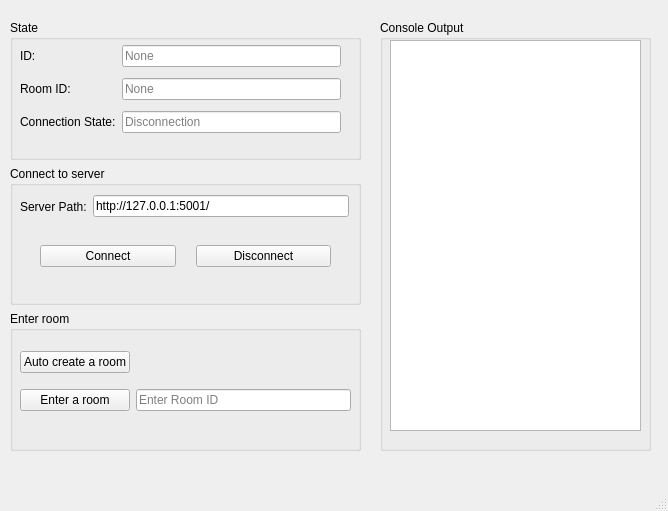
<?xml version="1.0" encoding="UTF-8"?>
<ui version="4.0">
 <class>MainWindow</class>
 <widget class="QMainWindow" name="MainWindow">
  <property name="geometry">
   <rect>
    <x>0</x>
    <y>0</y>
    <width>668</width>
    <height>511</height>
   </rect>
  </property>
  <property name="windowTitle">
   <string>MainWindow</string>
  </property>
  <widget class="QWidget" name="centralwidget">
   <widget class="QWidget" name="verticalLayoutWidget">
    <property name="geometry">
     <rect>
      <x>10</x>
      <y>20</y>
      <width>351</width>
      <height>431</height>
     </rect>
    </property>
    <layout class="QVBoxLayout" name="verticalLayout">
     <item>
      <widget class="QGroupBox" name="groupBox_3">
       <property name="title">
        <string>State</string>
       </property>
       <widget class="QWidget" name="gridLayoutWidget">
        <property name="geometry">
         <rect>
          <x>10</x>
          <y>20</y>
          <width>321</width>
          <height>101</height>
         </rect>
        </property>
        <layout class="QGridLayout" name="gridLayout">
         <item row="2" column="2">
          <widget class="QLineEdit" name="roomStr">
           <property name="text">
            <string/>
           </property>
           <property name="readOnly">
            <bool>true</bool>
           </property>
           <property name="placeholderText">
            <string>None</string>
           </property>
          </widget>
         </item>
         <item row="3" column="0">
          <widget class="QLabel" name="label_5">
           <property name="text">
            <string>Connection State:</string>
           </property>
          </widget>
         </item>
         <item row="1" column="2">
          <widget class="QLineEdit" name="idStr">
           <property name="text">
            <string/>
           </property>
           <property name="readOnly">
            <bool>true</bool>
           </property>
           <property name="placeholderText">
            <string>None</string>
           </property>
          </widget>
         </item>
         <item row="2" column="0">
          <widget class="QLabel" name="label_4">
           <property name="text">
            <string>Room ID: </string>
           </property>
          </widget>
         </item>
         <item row="1" column="0">
          <widget class="QLabel" name="label_3">
           <property name="text">
            <string>ID: </string>
           </property>
          </widget>
         </item>
         <item row="3" column="2">
          <widget class="QLineEdit" name="connectFlag">
           <property name="text">
            <string/>
           </property>
           <property name="readOnly">
            <bool>true</bool>
           </property>
           <property name="placeholderText">
            <string>Disconnection</string>
           </property>
          </widget>
         </item>
        </layout>
       </widget>
      </widget>
     </item>
     <item>
      <widget class="QGroupBox" name="groupBox">
       <property name="title">
        <string>Connect to server</string>
       </property>
       <widget class="QWidget" name="horizontalLayoutWidget">
        <property name="geometry">
         <rect>
          <x>10</x>
          <y>20</y>
          <width>329</width>
          <height>41</height>
         </rect>
        </property>
        <layout class="QHBoxLayout" name="horizontalLayout">
         <item>
          <widget class="QLabel" name="label">
           <property name="text">
            <string>Server Path:</string>
           </property>
          </widget>
         </item>
         <item>
          <widget class="QLineEdit" name="serverPathStr">
           <property name="text">
            <string>http://127.0.0.1:5001/</string>
           </property>
          </widget>
         </item>
        </layout>
       </widget>
       <widget class="QWidget" name="horizontalLayoutWidget_2">
        <property name="geometry">
         <rect>
          <x>10</x>
          <y>70</y>
          <width>331</width>
          <height>41</height>
         </rect>
        </property>
        <layout class="QHBoxLayout" name="horizontalLayout_2">
         <property name="spacing">
          <number>20</number>
         </property>
         <property name="leftMargin">
          <number>20</number>
         </property>
         <property name="rightMargin">
          <number>20</number>
         </property>
         <item>
          <widget class="QPushButton" name="connectButton">
           <property name="text">
            <string>Connect</string>
           </property>
          </widget>
         </item>
         <item>
          <widget class="QPushButton" name="disconnectButton">
           <property name="text">
            <string>Disconnect</string>
           </property>
          </widget>
         </item>
        </layout>
       </widget>
      </widget>
     </item>
     <item>
      <widget class="QGroupBox" name="groupBox_2">
       <property name="title">
        <string>Enter room</string>
       </property>
       <widget class="QWidget" name="gridLayoutWidget_2">
        <property name="geometry">
         <rect>
          <x>10</x>
          <y>30</y>
          <width>331</width>
          <height>80</height>
         </rect>
        </property>
        <layout class="QGridLayout" name="gridLayout_2">
         <item row="1" column="1">
          <widget class="QLineEdit" name="roomIDEntry">
           <property name="inputMask">
            <string/>
           </property>
           <property name="text">
            <string/>
           </property>
           <property name="placeholderText">
            <string>Enter Room ID</string>
           </property>
          </widget>
         </item>
         <item row="1" column="0">
          <widget class="QPushButton" name="enterRoomButton">
           <property name="text">
            <string>Enter a room</string>
           </property>
          </widget>
         </item>
         <item row="0" column="0">
          <widget class="QPushButton" name="autoCreateRoomButton">
           <property name="text">
            <string>Auto create a room</string>
           </property>
          </widget>
         </item>
        </layout>
       </widget>
      </widget>
     </item>
    </layout>
   </widget>
   <widget class="QGroupBox" name="groupBox_4">
    <property name="geometry">
     <rect>
      <x>380</x>
      <y>20</y>
      <width>271</width>
      <height>431</height>
     </rect>
    </property>
    <property name="title">
     <string>Console Output</string>
    </property>
    <widget class="QPlainTextEdit" name="consoleOutput">
     <property name="geometry">
      <rect>
       <x>10</x>
       <y>20</y>
       <width>251</width>
       <height>391</height>
      </rect>
     </property>
     <property name="readOnly">
      <bool>true</bool>
     </property>
     <property name="plainText">
      <string/>
     </property>
    </widget>
   </widget>
  </widget>
  <widget class="QMenuBar" name="menubar">
   <property name="geometry">
    <rect>
     <x>0</x>
     <y>0</y>
     <width>668</width>
     <height>23</height>
    </rect>
   </property>
  </widget>
  <widget class="QStatusBar" name="statusbar"/>
 </widget>
 <resources/>
 <connections/>
</ui>
